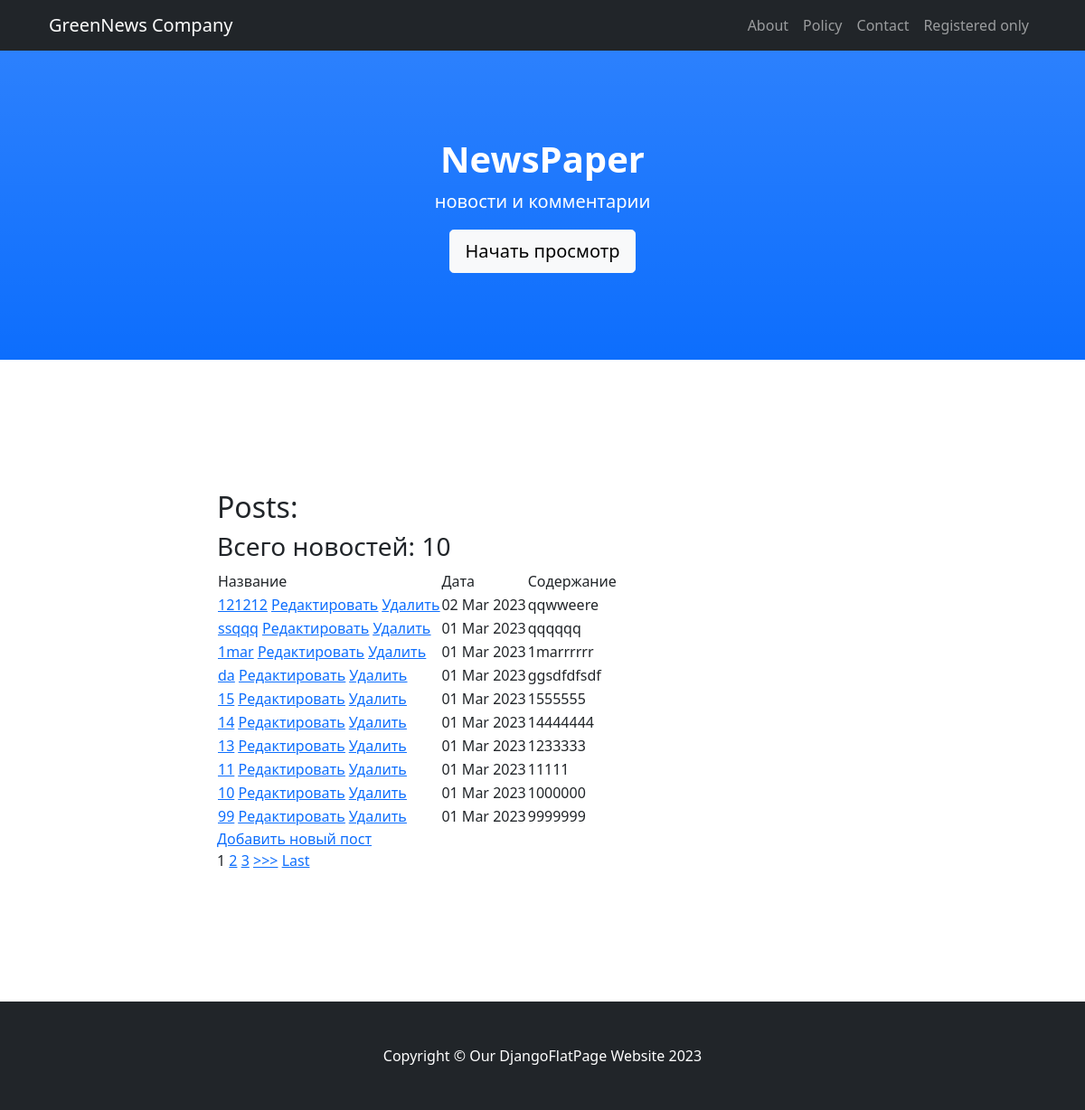
/posts/, run on the app's committed database.
### news/models.py (models this page shows, shortened)
class Post(models.Model):
    postAuthor = models.ForeignKey(Author, on_delete=models.CASCADE,)
    postType = models.CharField(max_length=4, choices=post_types, default=news)
    postDatetime = models.DateTimeField(auto_now_add=True)
    category = models.ManyToManyField(Category, through='PostCategory', related_name='posts',)
    head = models.CharField(max_length=124)
    postText = models.TextField()
    postRate = models.SmallIntegerField(default=0)

### news/views.py (the view, shortened to what this page needs)
# urls.py: path('', PostsList.as_view()),
class PostsList(ListView):
    model = Post
    template_name = 'posts.html'
    context_object_name = 'posts'
    queryset = Post.objects.order_by('-postDatetime')
    paginate_by = 10
    def get_context_data(self, **kwargs):
        context = super().get_context_data(**kwargs)
        context['categories'] = Category.objects.all()
        context['form'] = PostForm()
        return context

### news/templatetags/news_filters.py (called while the page is built)
@register.filter(name='censor')
def censor(value, arg='<banned>'):
    banned_words = [ 'пиздец', 'fuck', 'fucking', 'блядь', 'писец']
    if isinstance(value, str) and isinstance(arg, str):
        for i in banned_words:
            value = value.replace(i, arg)
        return value
    else:
        raise ValueError(f'Не применяется для {type(value)} и {type(arg)}')

### templates/posts.html (shortened to what this page needs)
{% extends 'flatpages/default.html' %}
{% load news_filters %}
{% block title %}
Posts:
{% endblock title %}
{% block content %}
    {% if posts %}
        <h3> Всего новостей: {{ posts|length }} </h3>
        <table>
            <tr>
                <td>
                    Название
                </td>
                <td>
                    Дата
                </td>
                <td>
                    Содержание
                </td>
            </tr>
        {% for new in posts %}
            <tr>
                <td>
                    <a href="{% url 'post_detail' new.id %}">{{ new.head|censor|truncatewords:12 }}</a>
                     <a href="{% url 'post_add' new.id %}"><u>Редактировать</u></a>
                    <a href="{% url 'post_delete' new.id %}"><u>Удалить</u></a>
                </td>
                <td>
                    {{ new.postDatetime|date:'d M Y' }}
                </td>
                <td>
                    {{ new.postText|censor|truncatechars:50 }}
                </td>
            </tr>
        {% endfor %}
        </table>
        <a href="{% url 'post_add' %}">Добавить новый пост</a> <br>
        {% if is_paginated %}
            {% for num in page_obj.paginator.page_range %}
                {% if page_obj.number == num %}
                    <a>{{ num }}</a>
                {% elif num > page_obj.number|add:'-3' and num < page_obj.number|add:'3' %}
                    <a href="?page={{ num }}">{{ num }}</a>
                {% endif %}
            {% endfor %}
            {% if page_obj.has_next %}
                <a href="?page={{ page_obj.next_page_number }}">>>></a>
                <a href="?page={{ page_obj.paginator.num_pages }}">Last</a>
            {% endif %}
        {% endif %}
    {% else %}
        <h2>Новостей нет!</h2>
    {% endif %}
{% endblock content %}

### data on the page
Post: head|censor "121212", postDatetime "02 Mar 2023", postText|censor "qqwweere"
Post: head|censor "ssqqq", postDatetime "01 Mar 2023", postText|censor "qqqqqq"
Post: head|censor "1mar", postDatetime "01 Mar 2023", postText|censor "1marrrrrr"
Post: head|censor "da", postDatetime "01 Mar 2023", postText|censor "ggsdfdfsdf"
Post: head|censor "15", postDatetime "01 Mar 2023", postText|censor "1555555"
Post: head|censor "14", postDatetime "01 Mar 2023", postText|censor "14444444"
Post: head|censor "13", postDatetime "01 Mar 2023", postText|censor "1233333"
Post: head|censor "11", postDatetime "01 Mar 2023", postText|censor "11111"
Post: head|censor "10", postDatetime "01 Mar 2023", postText|censor "1000000"
Post: head|censor "99", postDatetime "01 Mar 2023", postText|censor "9999999"

### other printed values
{{ posts|length }} "10"
{{ num }} "1"
{{ num }} "2" "3"
